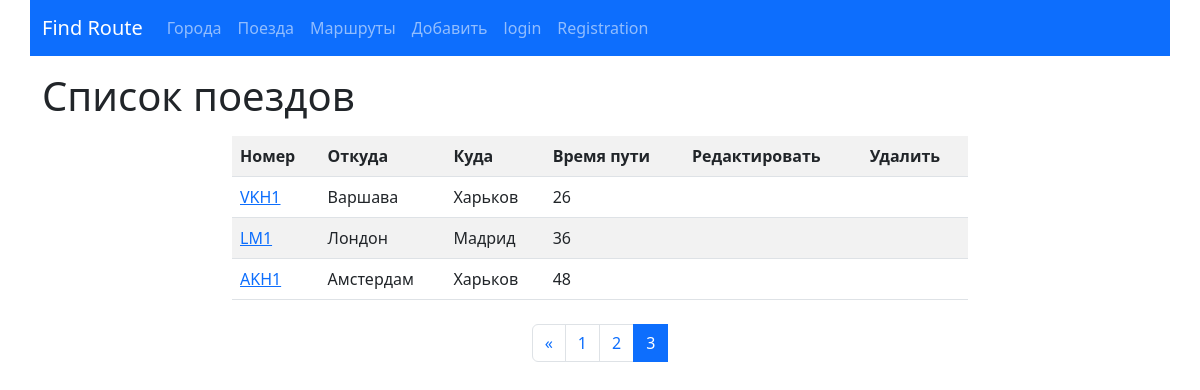
/trains/?page=3, run on an earlier commit of the app's database.
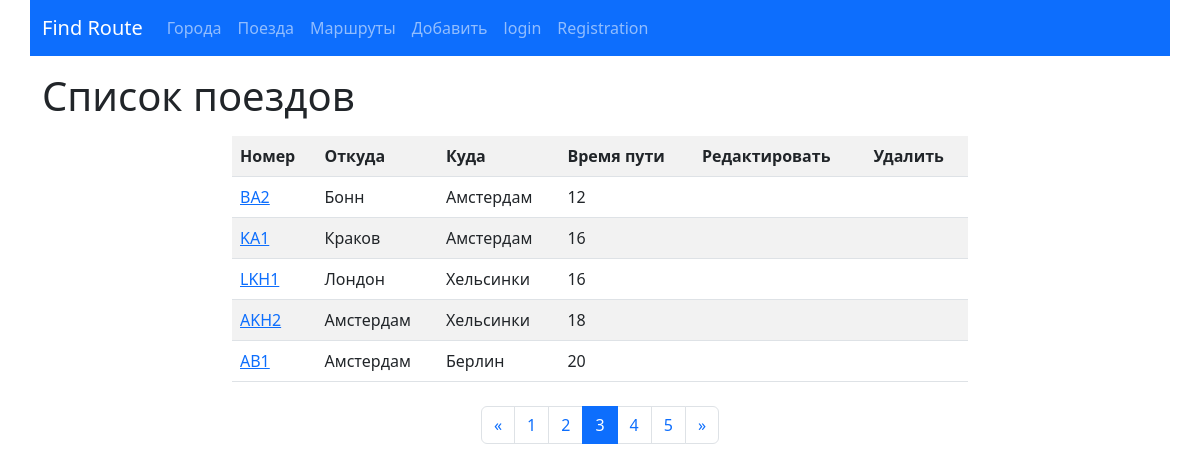
And on a later commit of the database.
### trains/models.py (models this page shows, shortened)
class Train(models.Model):
    name = models.CharField(max_length=50,
                            unique=True,
                            verbose_name='Номер поезда')
    travel_time = models.PositiveSmallIntegerField(verbose_name='Время в пути')
    from_city = models.ForeignKey(City,
                                  on_delete=models.CASCADE,
                                  related_name='from_city_set',
                                  verbose_name='Из какого города')
    to_city = models.ForeignKey('cities.City',
                                on_delete=models.CASCADE,
                                related_name='to_city_set',
                                verbose_name='В какой город')
    class Meta:
        verbose_name = "Поезд"
        verbose_name_plural = "Поезда"
        ordering = ['travel_time']

### cities/models.py (models this page shows, shortened)
class City(models.Model):
    name = models.CharField(max_length=100, unique=True, verbose_name="Название")
    def __str__(self):
        return self.name
    class Meta:
        verbose_name = "Город"
        verbose_name_plural = "Города"
        ordering = ['name']

### trains/views.py (the view)
# urls.py: path('', TrainListView.as_view(), name="home"),
class TrainListView(ListView):
    paginate_by = 5
    model = Train
    template_name = "trains/home.html"

### trains/templates/trains/home.html (shortened to what this page needs)
{% extends 'base.html' %}
{% block content%}
<h1>Список поездов</h1>
<div class="row ">
    <div class="col-md-8 mx-auto my-2">
        <table class="table table-striped">
            <tr>
                <th>Номер</th>
                <th>Откуда</th>
                <th>Куда</th>
                <th>Время пути</th>
                <th>Редактировать</th>
                <th>Удалить</th>
            </tr>
        {% for object in page_obj %}
            <tr>
                <td><a href="{% url 'trains:detail' pk=object.pk %}">{{object.name}}</a></td>
                <td>{{object.from_city}}</td>
                <td>{{object.to_city}}</td>
                <td>{{object.travel_time}}</td>
                {% if user.is_authenticated  %}
                <td><a href="{% url 'trains:update' pk=object.pk %}">
                    <button type="submit" class="btn btn-primary">Редактировать</button>
                </a></td>
                <td><a href="{% url 'trains:delete' pk=object.pk %}">
                    <button type="submit" class="btn btn-danger">Удалить</button>
                </a></td>
                {% else %}
                <td>&nbsp;</td>
                <td>&nbsp;</td>
                {% endif %}
            </tr>
        {% endfor %}
        </table>
    </div>
</div>
<nav aria-label="Page navigation example">
  <ul class="pagination justify-content-center">
    <li class="page-item">
        {% if page_obj.has_previous %}
            <a class="page-link" href="?page={{ page_obj.previous_page_number }}"> &laquo;</a>
        {% endif %}
    </li>
      {% for page in page_obj.paginator.page_range %}
      <li class="page-item {% if page == page_obj.number %} active {% endif %}">
          <a class="page-link" href="?page={{ page }}">{{ page }}</a>
      </li>
      {% endfor %}
      <li class="page-item">
        {% if page_obj.has_next %}
        <a class="page-link" href="?page={{ page_obj.paginator.num_pages }}"> &raquo;</a>
        {% endif %}
    </li>
  </ul>
</nav>
{% endblock %}

What changed in the data, as far as the page shows it:
no longer on this page (row unchanged): Train: name "VKH1", from_city "Варшава", to_city "Харьков", travel_time "26"
no longer on this page (row unchanged): Train: name "LM1", from_city "Лондон", to_city "Мадрид", travel_time "36"
no longer on this page (row unchanged): Train: name "AKH1", from_city "Амстердам", to_city "Харьков", travel_time "48"
added Train: name "BA2", from_city "Бонн", to_city "Амстердам", travel_time "12"
added Train: name "KA1", from_city "Краков", to_city "Амстердам", travel_time "16"
added Train: name "LKH1", from_city "Лондон", to_city "Хельсинки", travel_time "16"
now on this page (row unchanged): Train: name "AKH2", from_city "Амстердам", to_city "Хельсинки", travel_time "18"
now on this page (row unchanged): Train: name "AB1", from_city "Амстердам", to_city "Берлин", travel_time "20"
Also different on the page:
new list line: "4"
new list line: "5"
